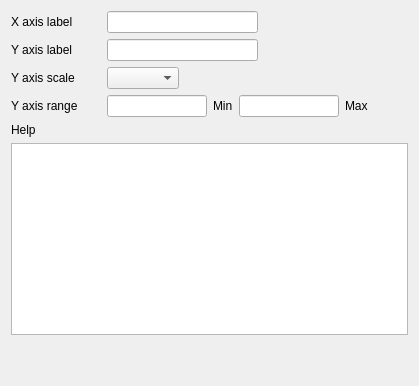
     <widget class="QWidget" name="tab_2">
      <attribute name="title">
       <string>Chart</string>
      </attribute>
      <layout class="QGridLayout" name="gridLayout_3">
       <item row="0" column="0">
        <layout class="QHBoxLayout" name="horizontalLayout_9">
         <item>
          <widget class="QLabel" name="label_10">
           <property name="minimumSize">
            <size>
             <width>90</width>
             <height>0</height>
            </size>
           </property>
           <property name="text">
            <string>X axis label</string>
           </property>
          </widget>
         </item>
         <item>
          <widget class="QLineEdit" name="lineEdit_6"/>
         </item>
         <item>
          <spacer name="horizontalSpacer_11">
           <property name="orientation">
            <enum>Qt::Horizontal</enum>
           </property>
           <property name="sizeHint" stdset="0">
            <size>
             <width>40</width>
             <height>20</height>
            </size>
           </property>
          </spacer>
         </item>
        </layout>
       </item>
       <item row="1" column="0">
        <layout class="QHBoxLayout" name="horizontalLayout_10">
         <item>
          <widget class="QLabel" name="label_11">
           <property name="minimumSize">
            <size>
             <width>90</width>
             <height>0</height>
            </size>
           </property>
           <property name="text">
            <string>Y axis label</string>
           </property>
          </widget>
         </item>
         <item>
          <widget class="QLineEdit" name="lineEdit_7"/>
         </item>
         <item>
          <spacer name="horizontalSpacer_10">
           <property name="orientation">
            <enum>Qt::Horizontal</enum>
           </property>
           <property name="sizeHint" stdset="0">
            <size>
             <width>40</width>
             <height>20</height>
            </size>
           </property>
          </spacer>
         </item>
        </layout>
       </item>
       <item row="2" column="0">
        <layout class="QHBoxLayout" name="horizontalLayout_11">
         <item>
          <widget class="QLabel" name="label_12">
           <property name="minimumSize">
            <size>
             <width>90</width>
             <height>0</height>
            </size>
           </property>
           <property name="text">
            <string>Y axis scale</string>
           </property>
          </widget>
         </item>
         <item>
          <widget class="QComboBox" name="comboBox_3"/>
         </item>
         <item>
          <spacer name="horizontalSpacer_9">
           <property name="orientation">
            <enum>Qt::Horizontal</enum>
           </property>
           <property name="sizeHint" stdset="0">
            <size>
             <width>40</width>
             <height>20</height>
            </size>
           </property>
          </spacer>
         </item>
        </layout>
       </item>
       <item row="5" column="0">
        <widget class="QTextBrowser" name="textBrowser_2"/>
       </item>
       <item row="3" column="0">
        <layout class="QHBoxLayout" name="horizontalLayout_12">
         <item>
          <widget class="QLabel" name="label_13">
           <property name="minimumSize">
            <size>
             <width>90</width>
             <height>0</height>
            </size>
           </property>
           <property name="text">
            <string>Y axis range</string>
           </property>
          </widget>
         </item>
         <item>
          <widget class="QLineEdit" name="lineEdit_28">
           <property name="maximumSize">
            <size>
             <width>100</width>
             <height>16777215</height>
            </size>
           </property>
          </widget>
         </item>
         <item>
          <widget class="QLabel" name="label_33">
           <property name="text">
            <string>Min</string>
           </property>
          </widget>
         </item>
         <item>
          <widget class="QLineEdit" name="lineEdit_29">
           <property name="maximumSize">
            <size>
             <width>100</width>
             <height>16777215</height>
            </size>
           </property>
          </widget>
         </item>
         <item>
          <widget class="QLabel" name="label_34">
           <property name="text">
            <string>Max</string>
           </property>
          </widget>
         </item>
         <item>
          <spacer name="horizontalSpacer_8">
           <property name="orientation">
            <enum>Qt::Horizontal</enum>
           </property>
           <property name="sizeHint" stdset="0">
            <size>
             <width>40</width>
             <height>20</height>
            </size>
           </property>
          </spacer>
         </item>
        </layout>
       </item>
       <item row="4" column="0">
        <widget class="QLabel" name="label_14">
         <property name="text">
          <string>Help</string>
         </property>
        </widget>
       </item>
       <item row="6" column="0">
        <spacer name="verticalSpacer_2">
         <property name="orientation">
          <enum>Qt::Vertical</enum>
         </property>
         <property name="sizeHint" stdset="0">
          <size>
           <width>20</width>
           <height>40</height>
          </size>
         </property>
        </spacer>
       </item>
      </layout>
     </widget>
